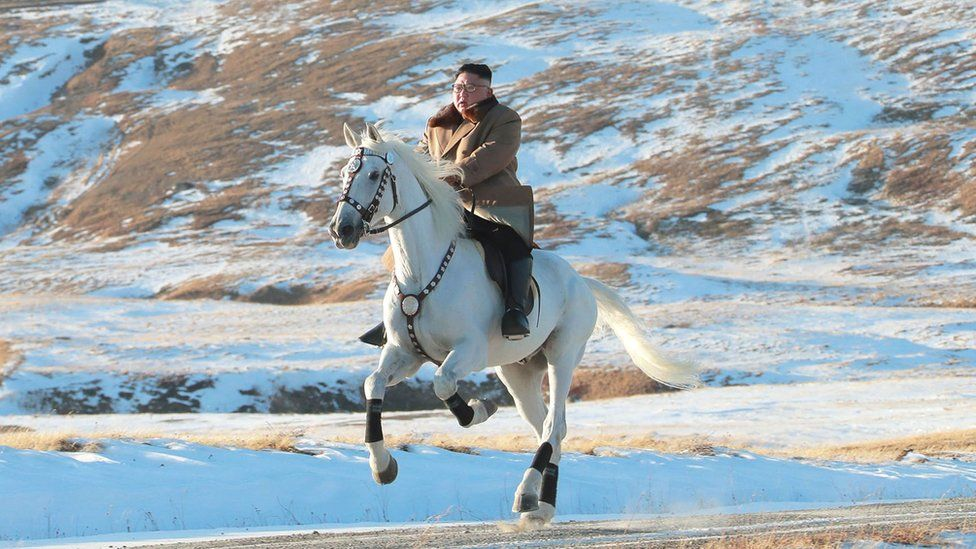
#> input picture SW_lab1/photo.jpg, 976 x 549 px, given in place of the camera
$ python main.py
#> lines starting #> are read from the running program, lines starting #| are printed output that depends on the picture; after the words box and inside, x2 and y2 are one past the last pixel; in counts of white or black regions, pixels touching at a corner belong together
import cv2
import numpy as np
from matplotlib import pyplot as plt


# TODO ------------------------------------ Zadania do samodzielnej realizacji 1, 2 ------------------------------------
# Odejmowanie kolejnych klatek

# [202 lines left out: functions zad_1, zad_2, zad_3, zad_4, zad_5, not called in this run]


# TODO ------------------------------------------------ Zadania domowe 2 -----------------------------------------------
# Śledzenie kolorowych obiektów

def zad_6():

    cap = cv2.VideoCapture(0)
    cv2.namedWindow('image')
    lower = np.array([40, 100, 20], dtype=np.uint8)
    upper = np.array([80, 255, 255], dtype=np.uint8)

    while cap.isOpened():
        ret, frame = cap.read()
#> frame is the input picture: shape (549, 976, 3); mean B, G, R 179.3, 172.8, 160.6
        if not ret:
            break
        hsv_frame = cv2.cvtColor(frame, cv2.COLOR_BGR2HSV)
#> hsv_frame: shape (549, 976, 3); mean H, S, V 72.5, 46, 187.3
        mask = cv2.inRange(hsv_frame, lower, upper)
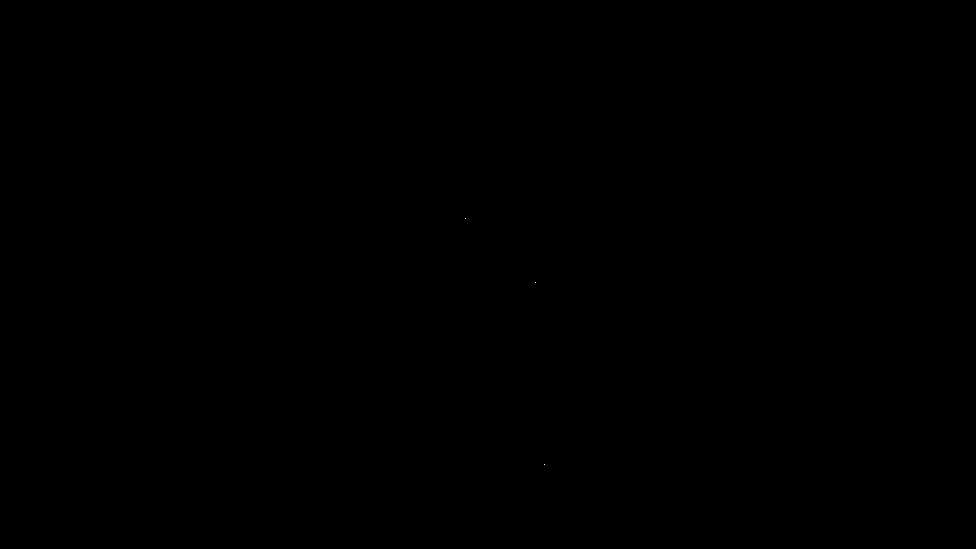
#> mask: shape (549, 976); 0% white in thin lines or dots, all inside (x1, y1, x2, y2) = (465, 218, 545, 465)
        output = cv2.bitwise_and(frame, frame, mask=mask)

        if np.count_nonzero(mask == 255) > 0:
            indices = np.argwhere(mask == 255)
#> indices = [[218, 465], [282, 535], [464, 544]]
            max_id = np.amax(indices, axis=0)
#> max_id = [464, 544]
            min_id = np.amin(indices, axis=0)
#> min_id = [218, 465]
            cv2.rectangle(output, (min_id[1], min_id[0]), (max_id[1], max_id[0]), (0, 255, 0), 2)
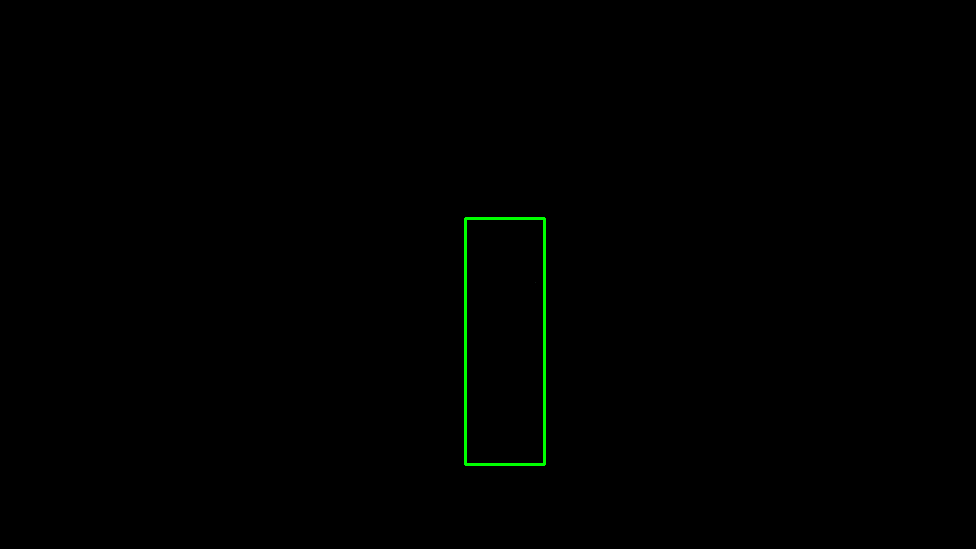
#> output: shape (549, 976, 3); mean B, G, R 0, 0.9, 0

        cv2.imshow('image', output)

        if cv2.waitKey(10) == 27:
#> (key Esc is pressed here)
            break

    cap.release()
    cv2.destroyAllWindows()


if __name__ == '__main__':
    zad_6()
